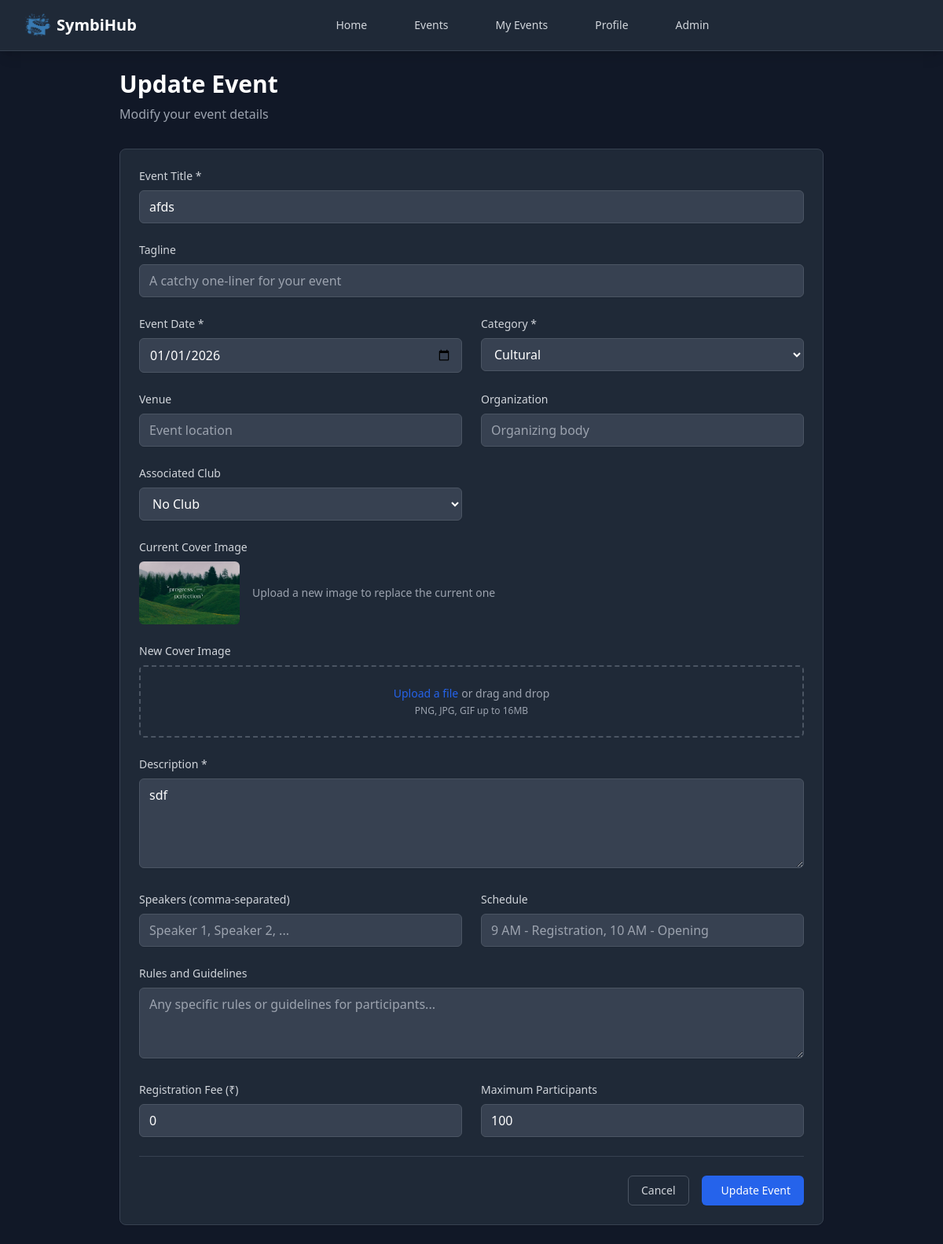
The page /update_event/8 (signed in) on the database its author committed.
### tables this page shows
CREATE TABLE events (
                    id INTEGER PRIMARY KEY AUTOINCREMENT,
                    title VARCHAR(200) NOT NULL,
                    tagline TEXT,
                    description TEXT,
                    cover_image TEXT,
                    event_date DATE NOT NULL,
                    venue VARCHAR(200),
                    category VARCHAR(50),
                    organization VARCHAR(100),
                    speakers TEXT,
                    schedule TEXT,
                    rules TEXT,
                    registration_fee DECIMAL(10,2) DEFAULT 0,
                    max_participants INTEGER DEFAULT 100,
                    registered_count INTEGER DEFAULT 0,
                    status VARCHAR(20) DEFAULT 'upcoming',
                    club_id INTEGER,
                    created_by INTEGER NOT NULL,
                    created_at TIMESTAMP DEFAULT CURRENT_TIMESTAMP,
                    updated_at TIMESTAMP DEFAULT CURRENT_TIMESTAMP,
                    FOREIGN KEY (club_id) REFERENCES clubs (id),
                    FOREIGN KEY (created_by) REFERENCES users (id)
                );

### app.py (the view, shortened to what this page needs)
@app.route('/update_event/<int:event_id>', methods=['GET', 'POST'])
@login_required
def update_event(event_id):
    user = get_current_user()
    conn = db.get_connection()
    cursor = conn.cursor()
    cursor.execute("SELECT * FROM events WHERE id = ? AND created_by = ?", (event_id, user['id']))
    event = cursor.fetchone()
    if not event:
        flash('Event not found or you do not have permission to edit it.', 'error')
        conn.close()
        return redirect(url_for('my_events'))
    event = convert_event_dates([event])[0]
    cursor.execute("SELECT * FROM clubs ORDER BY name")
    clubs = cursor.fetchall()
    conn.close()
    return render_template('update_event.html', event=event, clubs=clubs)

### app.py (called while the page is built)
def get_current_user():
    if 'user_id' in session:
        conn = db.get_connection()
        cursor = conn.cursor()
        cursor.execute("SELECT * FROM users WHERE id = ?", (session['user_id'],))
        user = cursor.fetchone()
        conn.close()
        return user
    return None

def convert_event_dates(events):
    out = []
    for event in events:
        try:
            ev = dict(event)
        except Exception:
            ev = event if isinstance(event, dict) else dict(event)
        if ev.get('event_date'):
            try:
                if isinstance(ev['event_date'], str):
                    ev['event_date'] = datetime.strptime(ev['event_date'], '%Y-%m-%d').date()
            except Exception:
                pass
        if ev.get('registration_date'):
            try:
                if isinstance(ev['registration_date'], str):
                    ev['registration_date'] = datetime.strptime(ev['registration_date'], '%Y-%m-%d %H:%M:%S')
            except Exception:
                pass
        out.append(ev)
    return out

def login_required(f):
    from functools import wraps
    @wraps(f)
    def decorated_function(*args, **kwargs):
        if 'user_id' not in session:
            flash('Please log in to access this page.', 'error')
            return redirect(url_for('login'))
        return f(*args, **kwargs)
    return decorated_function

@app.context_processor
def inject_current_user():
    return {'current_user': get_current_user()}

### database.py (called while the page is built)
    def get_connection(self):
        conn = sqlite3.connect(self.db_path, timeout=30)
        conn.row_factory = sqlite3.Row
        conn.execute('PRAGMA foreign_keys = ON')
        conn.execute('PRAGMA journal_mode = WAL')
        conn.execute('PRAGMA synchronous = NORMAL')
        return conn

### templates/update_event.html (shortened to what this page needs)
{% extends "base.html" %}
{% block content %}
<div class="max-w-4xl mx-auto">
    <div class="mb-8">
        <h1 class="text-3xl font-bold text-gray-900 dark:text-white mb-2">Update Event</h1>
        <p class="text-gray-600 dark:text-gray-400">Modify your event details</p>
    </div>
    <div class="bg-white dark:bg-gray-800 rounded-lg shadow-sm border border-gray-200 dark:border-gray-700">
        <form method="POST" enctype="multipart/form-data" class="p-6 space-y-6">
            <div class="grid grid-cols-1 md:grid-cols-2 gap-6">
                <div class="md:col-span-2">
                    <label for="title" class="block text-sm font-medium text-gray-700 dark:text-gray-300 mb-2">
                        Event Title *
                    </label>
                    <input type="text" id="title" name="title" required value="{{ event.title }}"
                           class="w-full px-3 py-2 border border-gray-300 dark:border-gray-600 rounded-md shadow-sm focus:outline-none focus:ring-2 focus:ring-blue-500 focus:border-blue-500 dark:bg-gray-700 dark:text-white"
                           placeholder="Enter event title">
                </div>
                <div class="md:col-span-2">
                    <label for="tagline" class="block text-sm font-medium text-gray-700 dark:text-gray-300 mb-2">
                        Tagline
                    </label>
                    <input type="text" id="tagline" name="tagline" value="{{ event.tagline or '' }}"
                           class="w-full px-3 py-2 border border-gray-300 dark:border-gray-600 rounded-md shadow-sm focus:outline-none focus:ring-2 focus:ring-blue-500 focus:border-blue-500 dark:bg-gray-700 dark:text-white"
                           placeholder="A catchy one-liner for your event">
                </div>
                <div>
                    <label for="event_date" class="block text-sm font-medium text-gray-700 dark:text-gray-300 mb-2">
                        Event Date *
                    </label>
                    <input type="date" id="event_date" name="event_date" required value="{{ event.event_date }}"
                           class="w-full px-3 py-2 border border-gray-300 dark:border-gray-600 rounded-md shadow-sm focus:outline-none focus:ring-2 focus:ring-blue-500 focus:border-blue-500 dark:bg-gray-700 dark:text-white">
                </div>
                <div>
                    <label for="category" class="block text-sm font-medium text-gray-700 dark:text-gray-300 mb-2">
                        Category *
                    </label>
                    <select id="category" name="category" required
                            class="w-full px-3 py-2 border border-gray-300 dark:border-gray-600 rounded-md shadow-sm focus:outline-none focus:ring-2 focus:ring-blue-500 focus:border-blue-500 dark:bg-gray-700 dark:text-white">
                        <option value="Cultural" {% if event.category == 'Cultural' %}selected{% endif %}>Cultural</option>
                    </select>
                </div>
                <div>
                    <label for="venue" class="block text-sm font-medium text-gray-700 dark:text-gray-300 mb-2">
                        Venue
                    </label>
                    <input type="text" id="venue" name="venue" value="{{ event.venue or '' }}"
                           class="w-full px-3 py-2 border border-gray-300 dark:border-gray-600 rounded-md shadow-sm focus:outline-none focus:ring-2 focus:ring-blue-500 focus:border-blue-500 dark:bg-gray-700 dark:text-white"
                           placeholder="Event location">
                </div>
                <div>
                    <label for="organization" class="block text-sm font-medium text-gray-700 dark:text-gray-300 mb-2">
                        Organization
                    </label>
                    <input type="text" id="organization" name="organization" value="{{ event.organization or '' }}"
                           class="w-full px-3 py-2 border border-gray-300 dark:border-gray-600 rounded-md shadow-sm focus:outline-none focus:ring-2 focus:ring-blue-500 focus:border-blue-500 dark:bg-gray-700 dark:text-white"
                           placeholder="Organizing body">
                </div>
                <div>
                    <label for="club_id" class="block text-sm font-medium text-gray-700 dark:text-gray-300 mb-2">
                        Associated Club
                    </label>
                    <select id="club_id" name="club_id"
                            class="w-full px-3 py-2 border border-gray-300 dark:border-gray-600 rounded-md shadow-sm focus:outline-none focus:ring-2 focus:ring-blue-500 focus:border-blue-500 dark:bg-gray-700 dark:text-white">
                        <option value="">No Club</option>
                    </select>
                </div>
            </div>
            {% if event.cover_image %}
            <div>
                <label class="block text-sm font-medium text-gray-700 dark:text-gray-300 mb-2">
                    Current Cover Image
                </label>
                <div class="flex items-center space-x-4">
                    <img src="{{ event.cover_image }}" alt="Current cover" class="w-32 h-20 object-cover rounded-md">
                    <div>
                        <p class="text-sm text-gray-600 dark:text-gray-400">Upload a new image to replace the current one</p>
                    </div>
                </div>
            </div>
            {% endif %}
            <div>
                <label for="cover_image" class="block text-sm font-medium text-gray-700 dark:text-gray-300 mb-2">
                    {% if event.cover_image %}New Cover Image{% else %}Cover Image{% endif %}
                </label>
                <div class="mt-1 flex justify-center px-6 pt-5 pb-6 border-2 border-gray-300 dark:border-gray-600 border-dashed rounded-md hover:border-gray-400 dark:hover:border-gray-500 transition-colors">
                    <div class="space-y-1 text-center">
                        <div class="flex text-sm text-gray-600 dark:text-gray-400">
                            <label for="cover_image" class="relative cursor-pointer bg-white dark:bg-gray-800 rounded-md font-medium text-blue-600 hover:text-blue-500 focus-within:outline-none focus-within:ring-2 focus-within:ring-offset-2 focus-within:ring-blue-500">
                                <span>Upload a file</span>
                            </label>
                            <p class="pl-1">or drag and drop</p>
                        </div>
                        <p class="text-xs text-gray-500 dark:text-gray-400">
                            PNG, JPG, GIF up to 16MB
                        </p>
                    </div>
                </div>
            </div>
            <div>
                <label for="description" class="block text-sm font-medium text-gray-700 dark:text-gray-300 mb-2">
                    Description *
                </label>
                <textarea id="description" name="description" rows="4" required
                          class="w-full px-3 py-2 border border-gray-300 dark:border-gray-600 rounded-md shadow-sm focus:outline-none focus:ring-2 focus:ring-blue-500 focus:border-blue-500 dark:bg-gray-700 dark:text-white"
                          placeholder="Describe your event in detail...">{{ event.description or '' }}</textarea>
            </div>
            <div class="grid grid-cols-1 md:grid-cols-2 gap-6">
                <div>
                    <label for="speakers" class="block text-sm font-medium text-gray-700 dark:text-gray-300 mb-2">
                        Speakers (comma-separated)
                    </label>
                    <input type="text" id="speakers" name="speakers" value="{{ event.speakers or '' }}"
                           class="w-full px-3 py-2 border border-gray-300 dark:border-gray-600 rounded-md shadow-sm focus:outline-none focus:ring-2 focus:ring-blue-500 focus:border-blue-500 dark:bg-gray-700 dark:text-white"
                           placeholder="Speaker 1, Speaker 2, ...">
                </div>
                <div>
                    <label for="schedule" class="block text-sm font-medium text-gray-700 dark:text-gray-300 mb-2">
                        Schedule
                    </label>
                    <input type="text" id="schedule" name="schedule" value="{{ event.schedule or '' }}"
                           class="w-full px-3 py-2 border border-gray-300 dark:border-gray-600 rounded-md shadow-sm focus:outline-none focus:ring-2 focus:ring-blue-500 focus:border-blue-500 dark:bg-gray-700 dark:text-white"
                           placeholder="9 AM - Registration, 10 AM - Opening">
                </div>
            </div>
            <div>
                <label for="rules" class="block text-sm font-medium text-gray-700 dark:text-gray-300 mb-2">
                    Rules and Guidelines
                </label>
                <textarea id="rules" name="rules" rows="3"
                          class="w-full px-3 py-2 border border-gray-300 dark:border-gray-600 rounded-md shadow-sm focus:outline-none focus:ring-2 focus:ring-blue-500 focus:border-blue-500 dark:bg-gray-700 dark:text-white"
                          placeholder="Any specific rules or guidelines for participants...">{{ event.rules or '' }}</textarea>
            </div>
            <div class="grid grid-cols-1 md:grid-cols-2 gap-6">
                <div>
                    <label for="registration_fee" class="block text-sm font-medium text-gray-700 dark:text-gray-300 mb-2">
                        Registration Fee (₹)
                    </label>
                    <input type="number" id="registration_fee" name="registration_fee" min="0" step="0.01" value="{{ event.registration_fee }}"
                           class="w-full px-3 py-2 border border-gray-300 dark:border-gray-600 rounded-md shadow-sm focus:outline-none focus:ring-2 focus:ring-blue-500 focus:border-blue-500 dark:bg-gray-700 dark:text-white"
                           placeholder="0.00">
                </div>
                <div>
                    <label for="max_participants" class="block text-sm font-medium text-gray-700 dark:text-gray-300 mb-2">
                        Maximum Participants
                    </label>
                    <input type="number" id="max_participants" name="max_participants" min="1" value="{{ event.max_participants }}"
                           class="w-full px-3 py-2 border border-gray-300 dark:border-gray-600 rounded-md shadow-sm focus:outline-none focus:ring-2 focus:ring-blue-500 focus:border-blue-500 dark:bg-gray-700 dark:text-white"
                           placeholder="100">
                </div>
            </div>
            <div class="flex justify-end space-x-4 pt-6 border-t border-gray-200 dark:border-gray-700">
                <a href="{{ url_for('my_events') }}"
                   class="px-4 py-2 border border-gray-300 dark:border-gray-600 rounded-md shadow-sm text-sm font-medium text-gray-700 dark:text-gray-300 bg-white dark:bg-gray-800 hover:bg-gray-50 dark:hover:bg-gray-700 focus:outline-none focus:ring-2 focus:ring-offset-2 focus:ring-blue-500 transition-colors">
                    Cancel
                </a>
                <button type="submit"
                        class="px-4 py-2 border border-transparent rounded-md shadow-sm text-sm font-medium text-white bg-blue-600 hover:bg-blue-700 focus:outline-none focus:ring-2 focus:ring-offset-2 focus:ring-blue-500 transition-colors">
                    Update Event
                </button>
            </div>
        </form>
    </div>
</div>
{% endblock %}

### rows shown on the page
events: title "afds", category "Cultural", cover_image (picture), description "sdf", registration_fee "0", max_participants "100"
